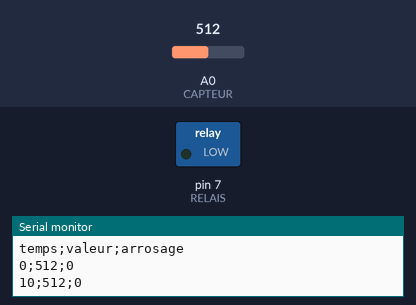
The sketch below on a simulated Arduino Uno, built with avr-gcc and run on an emulated ATmega328P. Parts: switched loads named in the sketch (green lamp = pin HIGH), the last lines printed to the serial monitor. The inputs (shaded band) are chosen by the test bench; at power-on: A0 (CAPTEUR) = 512.

Above: at 10.8 s.
10.9 s: A0 (CAPTEUR) set to 334
21.2 s: A0 (CAPTEUR) set to 302
At 30.9 s:
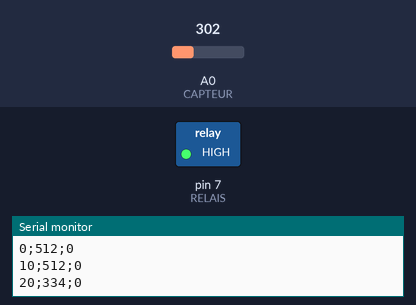
34.5 s: A0 (CAPTEUR) set to 383
44.5 s: A0 (CAPTEUR) set to 407
Timing chart, 0 to 47.5 s (numbered marks = the images above; inputs shaded):
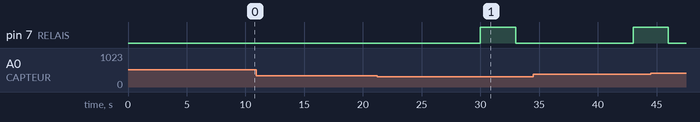

Measured:
- the behaviour switches between 320 and 319 on A0 (CAPTEUR) (found by bisection; images 0 and 1)
- after the input at 21.2 s, pin 7 (RELAIS): LOW → HIGH after 8.8 s, → LOW 3.0 s later

The sketch:

jardin-3e-hysteresis.ino
```cpp
// Jardin sec 3e : arrosage à deux seuils et journal de données
const int CAPTEUR = A0;             // capteur d'humidité, port A0
const int RELAIS = 7;               // relais de la pompe, port D7
const int SEUIL_BAS = 320;          // 30 % : on commence à arroser
const int SEUIL_HAUT = 400;         // 50 % : on arrête d'arroser
const int MINI = 50;                // en dessous : capteur débranché
const int MAXI = 950;               // au-dessus : valeur impossible dans la terre
const long DOSE = 3000;             // une dose : pompe en marche 3 s
const long PAUSE = 10000;           // essai : 10 s (dans le jardin : 1800000, soit 30 min)

bool arrosage = false;              // mémorise si l'on est en période d'arrosage

void setup() {
  pinMode(RELAIS, OUTPUT);
  digitalWrite(RELAIS, LOW);
  Serial.begin(9600);
  Serial.println("temps;valeur;arrosage");   // en-tête du journal
}

void loop() {
  int valeur = analogRead(CAPTEUR);
  if (valeur < MINI || valeur > MAXI) {
    arrosage = false;               // valeur aberrante : on n'arrose pas
  } else if (valeur < SEUIL_BAS) {
    arrosage = true;                // terre sèche : on démarre
  } else if (valeur > SEUIL_HAUT) {
    arrosage = false;               // terre assez humide : on arrête
  }                                 // entre les deux seuils : rien ne change
  if (arrosage) {
    digitalWrite(RELAIS, HIGH);     // une dose d'eau
    delay(DOSE);
    digitalWrite(RELAIS, LOW);
  }
  Serial.print(millis() / 1000);    // temps en secondes depuis la mise en marche
  Serial.print(";");
  Serial.print(valeur);
  Serial.print(";");
  Serial.println(arrosage ? 1 : 0);
  delay(PAUSE);
}
```
